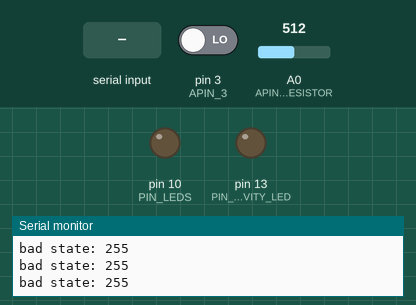
A sketch run on a simulated Arduino Uno, built with avr-gcc and run on an emulated ATmega328P. Parts: output pins drawn as LEDs (lit = HIGH), the last lines printed to the serial monitor. The test bench sets the inputs (shaded band); at power-on: pin 3 (APIN_3) LOW, A0 (APIN_PHOTORESISTOR) = 512.

Above: at 1.3 s.
1.4 s: "u" received over Serial
At 2.8 s:
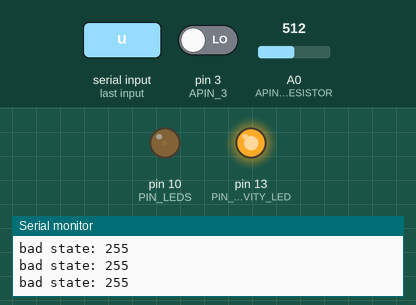
3.5 s: "m" received over Serial
At 4.7 s:
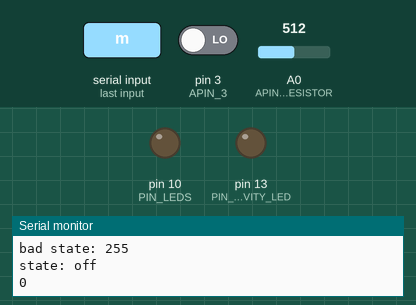
5.5 s: "p" received over Serial
At 6.8 s:
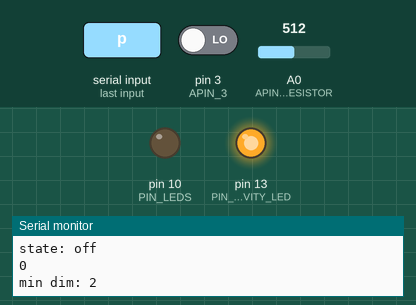
7.3 s: "o" received over Serial
At 8.8 s:
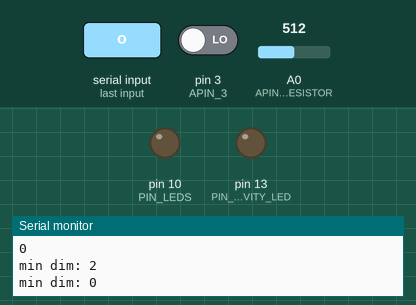
Timing chart, 0 to 10.1 s (numbered marks = the images above; inputs shaded):
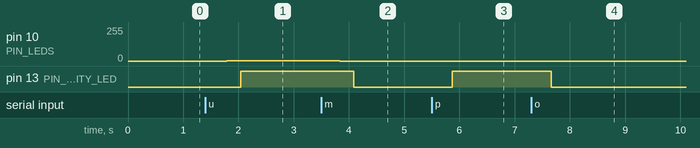

The sketch:

main.ino
```cpp
#include <EEPROM.h>
#include <Time.h>
#include "libs/NewRemoteSwitch/NewRemoteReceiver.h"

#if 1
#define SERIAL_BEGIN(x) Serial.begin(x)
#define PRINT(x) Serial.print(x)
#define PRINTLN(x) Serial.println(x)
#else
#define SERIAL_BEGIN(x)
#define PRINT(x)
#define PRINTLN(x)
#endif

/*
The available states of the leds are:
  * always off, leds are shut off
  * always on, leds are dimmed to the level referred to as 'dim level' below
  * motion sensor, leds are normally dimmed to 'minimum dim level' and increased to 'dim level' when motion is detected
*/

/*
Serial commands:
 'u' / 'd'  increase / decrease the dim level
 'p' / 'o'  increase / decrease the minimum dim level
 'l' / 'k'  increase / decrease time leds are lit when motion sensor is triggered
 'b' / 'n'  increase / decrease the sleep time in loop (higher = slower dim)
 's'        save the dim level, lit time, etc etc (else changes are lost upon reboot)
 'm'        cycle through the states
 'r'        toggle photoresistor readings
*/


enum {
  EEPROM_ADDR_DIM_LVL = 0,  /* dim level when motion sensor is used or static state                  */
  EEPROM_ADDR_STATE,        /* state to startup at                                                   */
  EEPROM_ADDR_LIT_TIME,     /* time that leds are on before dimming down                             */
  EEPROM_ADDR_MIN_DIM_LVL,  /* minimum dim level when motion sensor is used but no motion registered */
  EEPROM_ADDR_SLEEP_TIME    /* sleep time in the loop(), higher = slower dim                         */
};

enum AnalogPin {
  APIN_PHOTORESISTOR = 0,
  APIN_1,
  APIN_2,
  APIN_3,
  APIN_4,
  APIN_5
};


enum DigitalPin {
  PIN_0 = 0,
  PIN_1,
  PIN_RF_RECV,
  PIN_MOTION_SENSOR,
  PIN_4,
  PIN_PIR,
  PIN_6,
  PIN_7,
  PIN_8,
  PIN_9,
  PIN_LEDS,
  PIN_11,
  PIN_12,
  PIN_ACTIVITY_LED
};

enum InterruptPins {
  INT_RF_RECV = 0,
  INT_MOTION_SENSOR
};

enum state_e{
  STATE_STATIC_OFF = 0,
  STATE_STATIC_ON,
  STATE_MOTION_SENSOR,
  STATE_END_OF_LIST
};

// "e2c": enum -> characters
static const char* state_e2c(enum state_e s){
  switch(s){
  case STATE_STATIC_OFF:    return "off";
  case STATE_STATIC_ON:     return "on";
  case STATE_MOTION_SENSOR: return "sensor";
  default:                  return "err";
  }
}

uint8_t current_dim_level = 0;
uint8_t target_dim_level = 0;
uint8_t min_dim_level = 0;
//uint8_t motion_dim_level = 0;  // when motion sensor is used
uint16_t target_dim_level_calculation(void);

volatile time_t time_motion = 0;

state_e state = STATE_STATIC_OFF;

bool activity_led_lit = false;
time_t activity_led_lit_since = 0;

uint8_t lit_time = 0; //time leds are lit when motion sensor activates

uint8_t sleep_time = 10;

bool photoresistor_readings = false;
time_t photoresistor_read_time = 0;
void photoresistor(void);
uint16_t photoresistor_value = 0;


void serial();

void activity_led_on(){
  activity_led_lit = true;
  digitalWrite(PIN_ACTIVITY_LED, HIGH);
  activity_led_lit_since = millis();
}

void activity_led_off(){
  activity_led_lit = false;
  digitalWrite(PIN_ACTIVITY_LED, LOW);
  activity_led_lit_since = 0;
}
#if 0
void rf_callback(NewRemoteCode code){
/*
  PRINTLN(code.address);
  PRINTLN(code.groupBit);
  PRINTLN(code.switchType);
  PRINTLN(code.unit);
  PRINTLN(code.dimLevelPresent);
  PRINTLN(code.dimLevel);
*/

  // 32847562 is the dimmer
  // 25324145 is the "dimmer" for lit_time
  // 14621782 is the motion sensor on/off


  if (code.address == 14621782){
    switch(code.switchType){
    case NewRemoteCode::off:
      PRINTLN("MOTION OFF");
      state = STATE_STATIC_OFF;
      break;
    case NewRemoteCode::on:
      PRINTLN("MOTION ON");
      state = STATE_MOTION_SENSOR;
      break;
    default:
      break;
    }
    activity_led_on();

  }else if (code.address == 25324145){
    lit_time = code.dimLevel*4;
    PRINT("New dim time for motion sensor: ");
    PRINT(lit_time);
    EEPROM.write(EEPROM_ADDR_LIT_TIME, lit_time);
    activity_led_on();
  }else if (code.address == 32847562){
    motion_dim_level = code.dimLevel*16;
    PRINT("New dim level: ");
    PRINTLN(motion_dim_level);
    EEPROM.write(EEPROM_ADDR_DIM_LVL, motion_dim_level);

    if (STATE_MOTION_SENSOR != state){
      // activate leds unless motion sensor is used
      state = STATE_STATIC_ON;
      target_dim_level = code.dimLevel*16;
    }
    activity_led_on();
  }
  EEPROM.write(EEPROM_ADDR_STATE, state);
}
#endif

void motion_sensor_interrupt(){
  time_motion = now();
}

void setup(){

  SERIAL_BEGIN(115200);
  PRINTLN("booting...");
  pinMode(PIN_ACTIVITY_LED, OUTPUT);
  digitalWrite(PIN_ACTIVITY_LED, HIGH);

  pinMode(PIN_PIR, INPUT);
  pinMode(PIN_LEDS, OUTPUT);
/*
  motion_dim_level = EEPROM.read(EEPROM_ADDR_DIM_LVL);
  PRINT("max dim level: ");
  PRINTLN(motion_dim_level);
*/
 // NewRemoteReceiver::init(INT_RF_RECV, 2, &rf_callback);

  attachInterrupt(INT_MOTION_SENSOR, motion_sensor_interrupt, HIGH);

  state = (state_e)EEPROM.read(EEPROM_ADDR_STATE);
  PRINT("state: ");
  PRINTLN(state);

  lit_time = EEPROM.read(EEPROM_ADDR_LIT_TIME);
  PRINT("lit time:");
  PRINTLN(lit_time);

  if (STATE_STATIC_ON == state) {
    target_dim_level = target_dim_level_calculation();
  } else if (STATE_MOTION_SENSOR == state) {
    target_dim_level = min_dim_level;
  }

  sleep_time = EEPROM.read(EEPROM_ADDR_SLEEP_TIME);
  PRINT("sleep time:");
  PRINTLN(sleep_time);


  PRINTLN("done.");
  digitalWrite(PIN_ACTIVITY_LED, LOW);
}

void loop(){
  delay(sleep_time);

  if (current_dim_level == min_dim_level){
    digitalWrite(PIN_ACTIVITY_LED, LOW);
  }else{
    digitalWrite(PIN_ACTIVITY_LED, HIGH);
  }

  photoresistor();

  if (target_dim_level < current_dim_level){
    /* dim down */
    current_dim_level -= 2;
    analogWrite(PIN_LEDS, current_dim_level);
    PRINTLN(current_dim_level);
  }else if (target_dim_level > current_dim_level){
    /* dim up */
    current_dim_level += 2;
    analogWrite(PIN_LEDS, current_dim_level);
    PRINTLN(current_dim_level);
  } else {
    /* target dim level reached */
  }

  serial();

  switch(state){
  case STATE_STATIC_ON:

    break;
  case STATE_STATIC_OFF:
    target_dim_level = 0;
    break;
  case STATE_MOTION_SENSOR:
    target_dim_level = target_dim_level_calculation();
    break;
  default:
    PRINT("bad state: ");
    PRINTLN(state);
    break;
  }
}

void photoresistor(){
  if (current_dim_level == min_dim_level){
    photoresistor_value = analogRead(APIN_PHOTORESISTOR);
  }

  if (photoresistor_readings){
    if (photoresistor_read_time + 1 < now()){
      PRINTLN(photoresistor_value);
      photoresistor_read_time = now();
    }
  }
}

uint16_t target_dim_level_calculation(void){

  if (now() >= time_motion + lit_time){
    /* dim down */
    /* this is the regular, idle, state of the stair case */
    return  min_dim_level;
  }

  /*
   * Motion has been detected in the stair case,
   * set appropriate dim level:
   */

  if (photoresistor_value > 90){
    /* the stair case is pretty lit up already, dont dim up */
    return min_dim_level;
  }


  /* calculate a nice dim target based on the available light */
  uint16_t target = 2 * photoresistor_value;

  /* limit the dim level. Too bright is not nice.. */
  if (target > 90){
    target = 90;
  }

  if (photoresistor_value < 5){
    /* it is too dark, give the leds an extra boost */
    target = min_dim_level + 10;
  }

  target &= 0xfffe; // make even

  return target;
}

void serial(){
  while (Serial.available()){
    switch(Serial.read()){
    case 'u': /* 'u'p the dim level */
      if (target_dim_level < 254){
        target_dim_level += 2;
//        motion_dim_level += 2;
      }
      break;
    case 'p': /* u'p' the min dim level */
      if (min_dim_level < 254 /*&& min_dim_level < motion_dim_level*/){
        min_dim_level += 2;
        PRINT("min dim: ");
        PRINTLN(min_dim_level);
      }
      break;
    case 'd': /* 'd'own the dim level */
      if (target_dim_level > 1){
        target_dim_level -= 2;
//        motion_dim_level -= 2;
      }
      break;
    case 'o': /* d'o'wn the min dim level */
      if (min_dim_level > 1){
        min_dim_level -= 2;
        PRINT("min dim: ");
        PRINTLN(min_dim_level);
      }
      break;
    case 's': /* 's'ave the dim level */
      PRINTLN("dim level, lit time, state, sleep time saved");
//      EEPROM.write(EEPROM_ADDR_DIM_LVL, motion_dim_level);
      EEPROM.write(EEPROM_ADDR_LIT_TIME, lit_time);
      EEPROM.write(EEPROM_ADDR_STATE, state);
      EEPROM.write(EEPROM_ADDR_MIN_DIM_LVL, min_dim_level);
      EEPROM.write(EEPROM_ADDR_SLEEP_TIME, sleep_time);
      PRINTLN(EEPROM.read(EEPROM_ADDR_DIM_LVL));
      PRINTLN(EEPROM.read(EEPROM_ADDR_LIT_TIME));
      PRINTLN(EEPROM.read(EEPROM_ADDR_STATE));
      PRINTLN(EEPROM.read(EEPROM_ADDR_MIN_DIM_LVL));
      PRINTLN(EEPROM.read(EEPROM_ADDR_SLEEP_TIME));
      break;
    case 'l': /* 'l'onger lit time when motion sensor used */
      if (lit_time < 255){
        ++lit_time;
      }
      PRINT("Lit time: ");
      PRINTLN(lit_time);
      break;
    case 'k': /* 'k'ortare (shorter in swedish) lit time when motion sensor used */
      if (lit_time > 0){
        --lit_time;
      }
      PRINT("Lit time: ");
      PRINTLN(lit_time);
      break;
    case 'b': /* increase sleep time */
      if (sleep_time < 255){
        ++sleep_time;
      }
      PRINT("sleep time: ");
      PRINTLN(sleep_time);
      break;
    case 'n': /* shorten sleep time */
      if (sleep_time > 0){
        --sleep_time;
      }
      PRINT("sleep time: ");
      PRINTLN(sleep_time);
      break;
    case 'm': /* 'm'otion sensor on/off  (cycle the states)*/
      /* state = state + 1 % STATE_END_OF_LIST; doesn't work, hence: */
      switch (state){
      case STATE_STATIC_OFF:    state = STATE_STATIC_ON;     break;
      case STATE_STATIC_ON:     state = STATE_MOTION_SENSOR; break;
      case STATE_MOTION_SENSOR: state = STATE_STATIC_OFF;    break;
      default:                  state = STATE_STATIC_OFF;    break;
      }
      PRINT("state: ");
      PRINTLN(state_e2c(state));
      break;
    case 'r': /* toggle photo Resistor readings on/off */
      photoresistor_readings = !photoresistor_readings;
      PRINT("photoresistor readings: ");
      PRINTLN(photoresistor_readings);
      break;
    default:
      break;
    }
  }
}
```

Measured:
- after the input at 1.4 s, pin 10 (PIN_LEDS): 0/255 → 2/255 after 0.39 s; pin 13 (PIN_ACTIVITY_LED): LOW → HIGH after 0.64 s
- after the input at 3.5 s, pin 10 (PIN_LEDS): 2/255 → 0/255 after 0.33 s; pin 13 (PIN_ACTIVITY_LED): HIGH → LOW after 0.59 s
- after the input at 5.5 s, pin 13 (PIN_ACTIVITY_LED): LOW → HIGH after 0.37 s
- after the input at 7.3 s, pin 13 (PIN_ACTIVITY_LED): HIGH → LOW after 0.36 s
